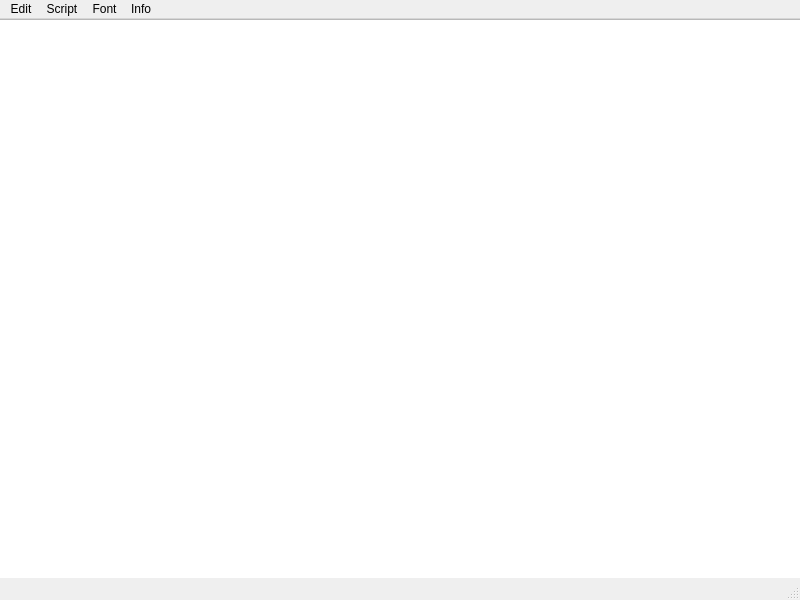
<?xml version="1.0" encoding="UTF-8"?>
<ui version="4.0">
 <class>MainWindow</class>
 <widget class="QMainWindow" name="MainWindow">
  <property name="geometry">
   <rect>
    <x>0</x>
    <y>0</y>
    <width>800</width>
    <height>600</height>
   </rect>
  </property>
  <property name="windowTitle">
   <string>MainWindow</string>
  </property>
  <widget class="QWidget" name="centralwidget">
   <widget class="QTextEdit" name="textEdit">
    <property name="geometry">
     <rect>
      <x>-10</x>
      <y>0</y>
      <width>811</width>
      <height>591</height>
     </rect>
    </property>
   </widget>
  </widget>
  <widget class="QMenuBar" name="menubar">
   <property name="geometry">
    <rect>
     <x>0</x>
     <y>0</y>
     <width>800</width>
     <height>26</height>
    </rect>
   </property>
   <widget class="QMenu" name="menuEdit">
    <property name="title">
     <string>Edit</string>
    </property>
    <addaction name="actionCopy"/>
    <addaction name="actionCut"/>
    <addaction name="actionPaste"/>
    <addaction name="actionUndo"/>
    <addaction name="actionRedo"/>
   </widget>
   <widget class="QMenu" name="menuScript">
    <property name="title">
     <string>Script</string>
    </property>
    <addaction name="actionSuperscript"/>
    <addaction name="actionSubScript"/>
   </widget>
   <widget class="QMenu" name="menuFont">
    <property name="title">
     <string>Font</string>
    </property>
    <addaction name="actionBold"/>
    <addaction name="actionUnBold"/>
   </widget>
   <widget class="QMenu" name="menuAboutMe">
    <property name="title">
     <string>Info</string>
    </property>
    <addaction name="actionAboutMe"/>
   </widget>
   <addaction name="menuEdit"/>
   <addaction name="menuScript"/>
   <addaction name="menuFont"/>
   <addaction name="menuAboutMe"/>
  </widget>
  <widget class="QStatusBar" name="statusbar"/>
  <action name="actionCopy">
   <property name="text">
    <string>Copy</string>
   </property>
  </action>
  <action name="actionCut">
   <property name="text">
    <string>Cut</string>
   </property>
  </action>
  <action name="actionUndo">
   <property name="text">
    <string>Undo</string>
   </property>
  </action>
  <action name="actionRedo">
   <property name="text">
    <string>Redo</string>
   </property>
  </action>
  <action name="actionSuperscript">
   <property name="text">
    <string>SuperScript</string>
   </property>
  </action>
  <action name="actionSubScript">
   <property name="text">
    <string>SubScript</string>
   </property>
  </action>
  <action name="actionPaste">
   <property name="text">
    <string>Paste</string>
   </property>
  </action>
  <action name="actionBold">
   <property name="text">
    <string>Bold</string>
   </property>
  </action>
  <action name="actionUnBold">
   <property name="text">
    <string>UnBold</string>
   </property>
  </action>
  <action name="actionAboutMe">
   <property name="text">
    <string>AboutMe</string>
   </property>
  </action>
 </widget>
 <resources/>
 <connections/>
</ui>
